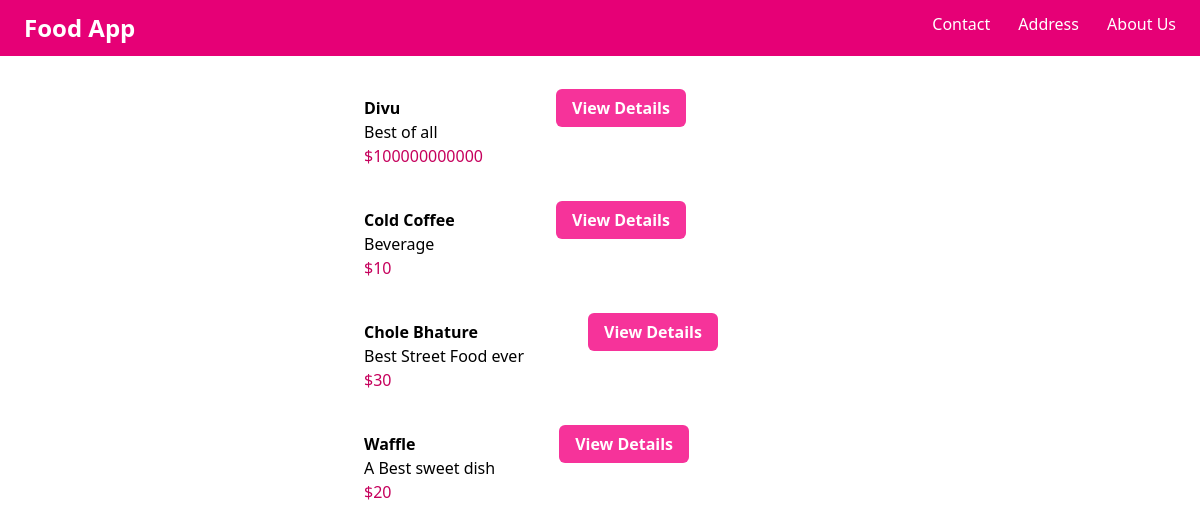
Before: / with the older database file.
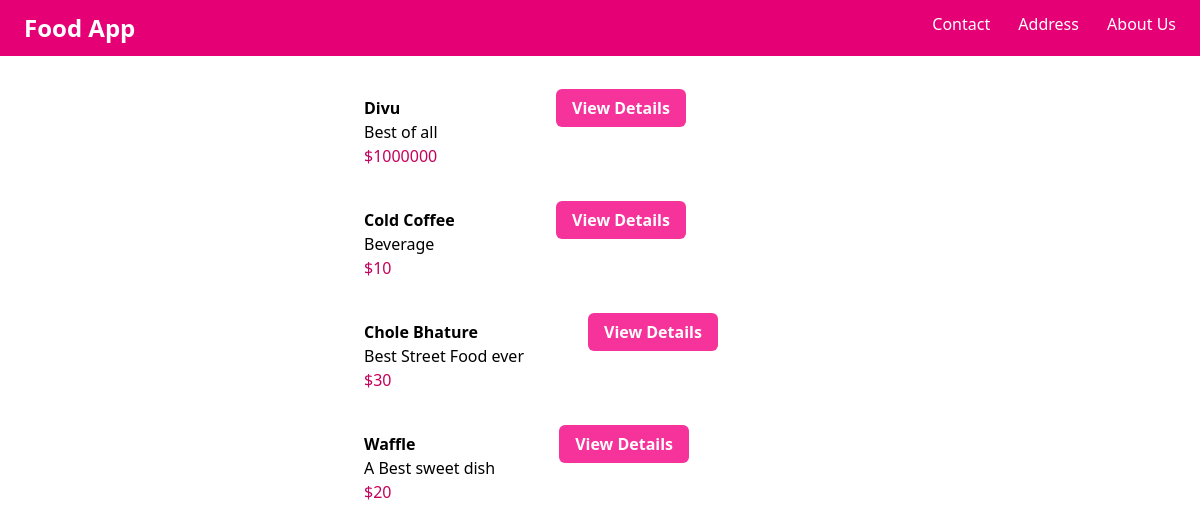
After: the same page with the newer database file.
### myapp/models.py (models this page shows, shortened)
class Item(models.Model):
    item_name = models.CharField(max_length=30)
    item_desc = models.CharField(max_length=500)
    item_price = models.IntegerField()
    item_image = models.CharField(max_length=500,default = 'https://www.creativefabrica.com/wp-content/uploads/2021/04/06/Food-Icon-with-Pink-Cutlery-Plate-Graphics-10479612-1.jpg')

### myapp/views.py (the view)
# urls.py: path('', views.index, name="index"),
def index(request):
    item_list = Item.objects.all()
    context = {
        "item_list":item_list
        }
    return render(request,"myapp/index.html",context)

### myapp/templates/myapp/index.html (shortened to what this page needs)
{% extends "myapp/base.html" %}
{% block body %}
        <div>
        {%for item in item_list %}
        <div class="m-10 flex w-1/2 mx-auto">
                <div>
                        <div class="mx-16">
                                <div class="font-bold">{{item.item_name}}</div>
                                <div>{{item.item_desc}}</div>
                                <div class="text-pink-700">${{item.item_price}}</div>
                        </div>
                </div>
                <div>
                        <a class="bg-pink-500 text-white font-bold px-4 py-2 rounded-md" href="{% url 'myapp:details' item.id%}">View Details</a>
                </div>
        </div>
        {% endfor %}
        </div>
{% endblock  %}

Changed rows visible on the page:
changed Item "Divu": item_price "100000000000" → "1000000"
